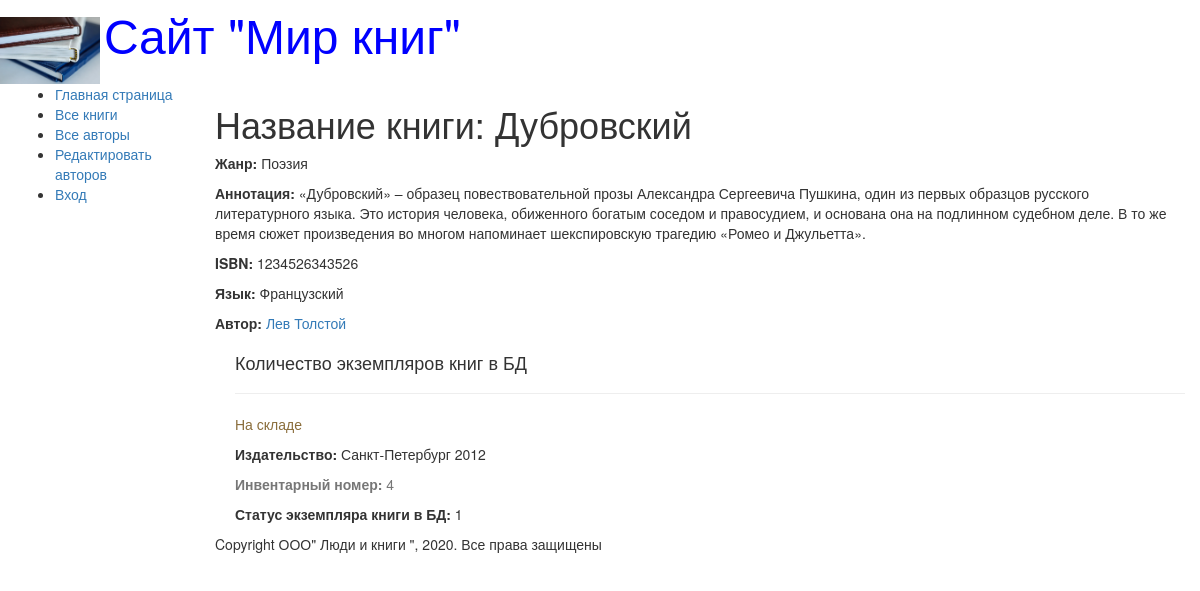
Before: /book/2 with the older database file.
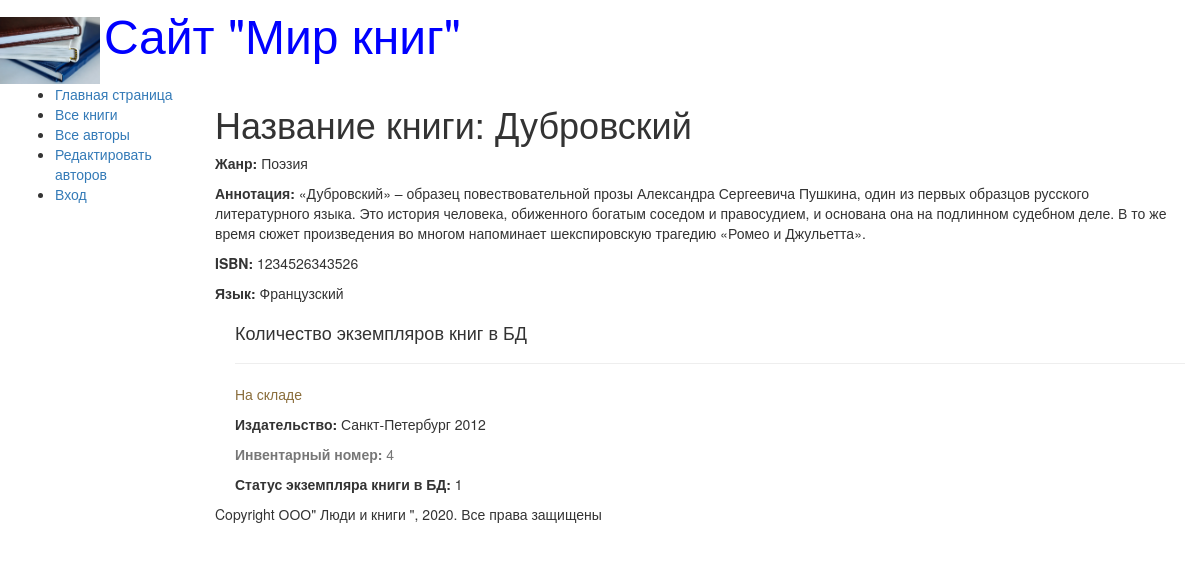
After: the same page with the newer database file.
### catalog/models.py (models this page shows, shortened)
class Author(models.Model):
    first_name = models.CharField(max_length=100, help_text='Введите имя автора', verbose_name='Имя автора')
    last_name = models.CharField(max_length=100, help_text='Введите фамилию автора', verbose_name='Фамилия автора')
    date_of_birth = models.DateField(help_text="Введите дату рождения", verbose_name='Дата рождения', null=True, blank=True)
    date_of_death = models.DateField(help_text="Введите дату смерти", verbose_name='Дата смерти', null=True, blank=True)
    def get_absolute_url(self):
        return reverse('author-detail', args=[str(self.id)])

class BookInstance(models.Model):
    book = models.ForeignKey('Book', on_delete=models.CASCADE, null=True)
    inv_now = models.CharField(max_length=20, null=True, help_text='Введите инвентарный номер экземпляра', verbose_name='Инвентарный номер')
    imprint = models.CharField(max_length=200, help_text='Введите издательство и год выпуска', verbose_name='Издательство')
    status = models.ForeignKey('Status', on_delete=models.CASCADE, null=True, help_text='Изменить состояние экземпляра', verbose_name='Статус экземпляра книги')
    due_back = models.DateField(null=True, blank=True, help_text='Введите конец срока статуса', verbose_name='Дата окончание статуса')
    borrower = models.ForeignKey(User, on_delete=models.SET_NULL, null=True, blank=True,verbose_name='Заказчик', help_text='Выберите заказчика книги')
    LOAN_STATUS = (
        ('1', 'На складе'),
        ('2', 'В заказе'),
        ('3', 'Продана'))
    status = models.CharField(
        max_length=1,
        choices=LOAN_STATUS,
        blank=True,
        default='1',
        help_text='На складе')

### catalog/views.py (the view)
# urls.py: url(r'^book/(?P<pk>\d+)$', views.BookDetailView.as_view(), name='book-detail'),
class BookDetailView(generic.DetailView):
    model = Book

### catalog/models.py (called while the page is built)
    def __str__(self):
        return self.name

    def __str__(self):
        return self.name

### catalog/templates/catalog/book_detail.html (shortened to what this page needs)
{% extends "base_generic.html" %}
{% block content %}
    <h1>Название книги: {{book.title}}</h1>
    <p><strong>Жанр: </strong>{{book.genre}}</p>
    <p><strong>Аннотация: </strong>{{book.summary}}</p>
    <p><strong>ISBN: </strong>{{book.isbn}}</p>
    <p><strong>Язык: </strong>{{book.language}}</p>
    {% for author in book.author.all %}
        <p><strong>Автор: </strong>
            <a href="{{ author.get_absolute_url }}">{{author.first_name}}
                        {{author.last_name}}</a></p>
    {% endfor %}
    <div style="margin-left:20px; margin-top:20px">
        <h4>Количество экземпляров книг в БД</h4>
        {% for copy in book.bookinstance_set.all %}
        <hr><p class="{% if copy.status == 1 %} text-success
                    {% elif copy.status == 2 %} text-danger
                    {% else %} text-warning
                    {% endif %}"> {{ copy.get_status_display }}</p>
        <p><strong>Издательство: </strong>{{copy.imprint}}</p>
        <p class="text-muted"><strong>Инвентарный номер: </strong>{{ copy.id}}</p>
        <p><strong>Статус экземпляра книги в БД: </strong>{{copy.status}}</p>
        {% endfor %}
    </div>
{% endblock %}

Changed rows visible on the page:
removed Author: first_name "Лев", last_name "Толстой"
